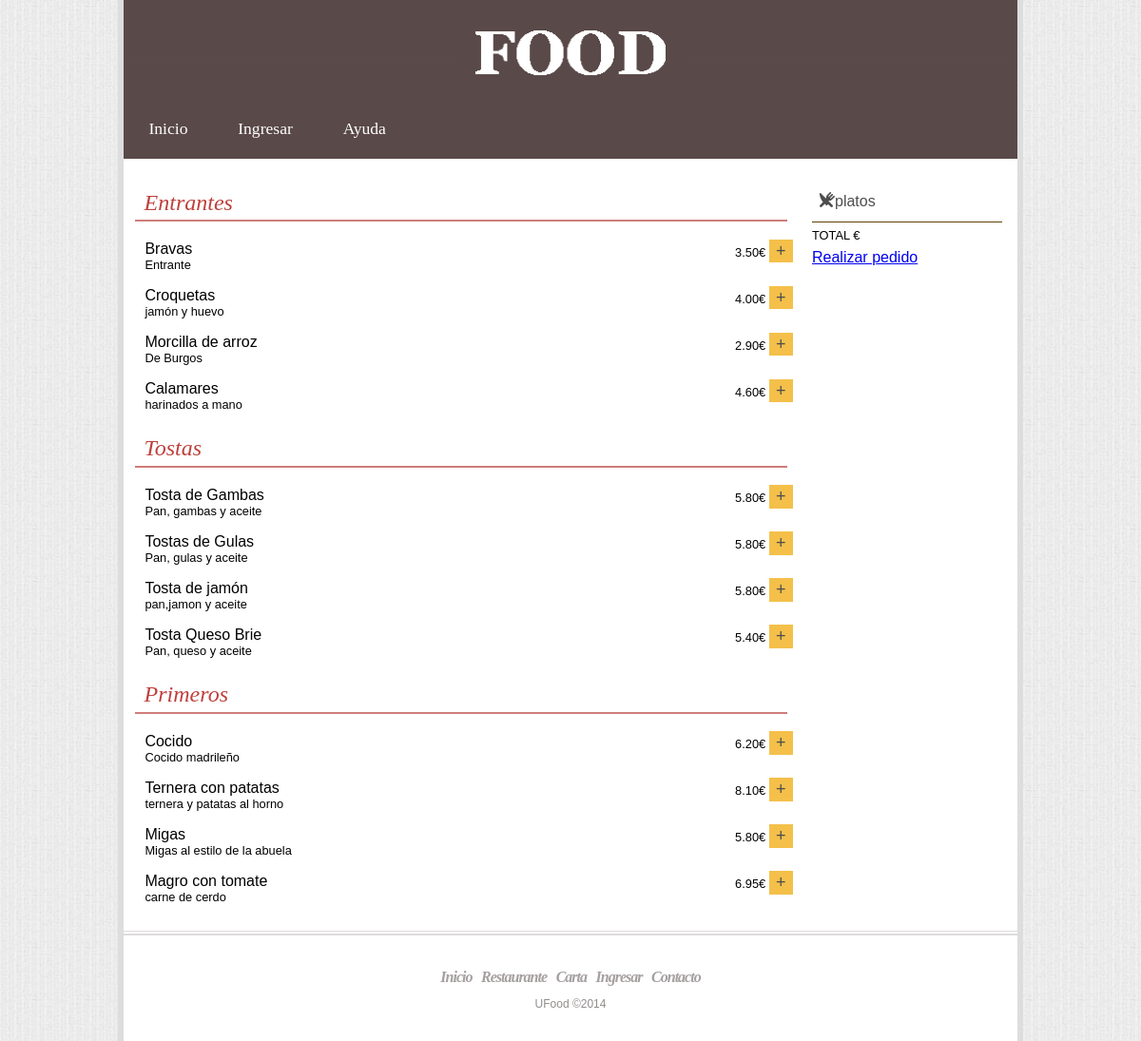
Screenshot of /restaurante/la-cocina-de-mama/carta/ with the database file from the repository.
### restaurante/models.py (models this page shows)
class Plato(models.Model):
	nombre = models.CharField(max_length=50)
	descripcion = models.CharField(max_length=200)
	precio = models.DecimalField(max_digits=5, decimal_places=2)
	restaurante = models.ForeignKey(Restaurante)
	seccion = models.ForeignKey(Seccion)
	orden = models.PositiveIntegerField()
	def __unicode__(self):
		return self.nombre
	class Meta:
		verbose_name = 'Plato'
		verbose_name_plural = 'Platos'

class Seccion(models.Model):
	seccion = models.CharField(max_length=100)
	restaurante = models.ForeignKey(Restaurante)
	orden = models.PositiveIntegerField()
	def __unicode__(self):
		return "%s - %s" % (self.restaurante.nombre, self.seccion)
	class Meta:
		verbose_name=u'Seccion'
		verbose_name_plural = u'Secciones'

### restaurante/views.py (the view)
# urls.py: url(r'^restaurante/(?P<slug>[a-zA-Z0-9-]+)/carta/$', CartaListView.as_view()),
class CartaListView(ListView):
    template_name = "restaurante/carta.html"
    context_object_name = "platos"
    def get_queryset(self):
        return get_list_or_404(Plato, restaurante__slug=self.kwargs['slug'])
    def get_context_data(self, **kwargs):
        context = super(CartaListView, self).get_context_data(**kwargs)
        context['cart'] = Cart(self.request.session)
        return context

### restaurante/templates/restaurante/carta.html (shortened to what this page needs)
{% extends "base.html" %}

### restaurante/templates/base.html (shortened to what this page needs)
{% spaceless %}
{% load static %}
{% endspaceless %}

### rows the page displays
Plato: seccion+nombre+descripcion (picture), seccion+nombre+descripcion "Inicio Ingresar Ayuda platos TOTAL € Realizar pedido Entrantes Bravas Entrante 3.50 € + Croquetas jamón y huevo 4.00 € + Morcilla de arroz De Burgos 2.90 € + Calamares harinados a mano 4.60 € + Tostas Tosta de Gambas Pan, gambas y aceite 5.80 € + Tostas de Gulas Pan, gulas y aceite 5.80 € + Tosta de jamón pan,jamon y aceite 5.80 € + Tosta Queso Brie Pan, queso y aceite 5.40 € + Primeros Cocido Cocido madrileño 6.20 € + Ternera con patatas ternera y patatas al horno 8.10 € + Migas Migas al estilo de la abuela 5.80 € + Magro con tomate carne de cerdo 6.95 € + Inicio Restaurante Carta Ingresar Contacto UFood ©2014"
